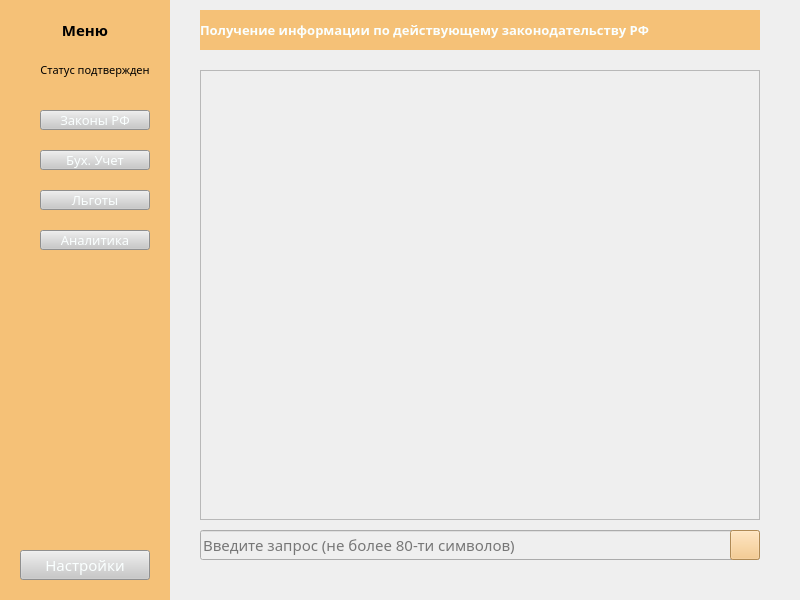
<?xml version="1.0" encoding="UTF-8"?>
<ui version="4.0">
 <class>Form</class>
 <widget class="QWidget" name="Form">
  <property name="geometry">
   <rect>
    <x>0</x>
    <y>0</y>
    <width>800</width>
    <height>600</height>
   </rect>
  </property>
  <property name="sizePolicy">
   <sizepolicy hsizetype="Fixed" vsizetype="Fixed">
    <horstretch>0</horstretch>
    <verstretch>0</verstretch>
   </sizepolicy>
  </property>
  <property name="maximumSize">
   <size>
    <width>800</width>
    <height>600</height>
   </size>
  </property>
  <property name="windowTitle">
   <string>Appsistant.team</string>
  </property>
  <property name="styleSheet">
   <string notr="true">background-color: rgb(239, 239, 239);</string>
  </property>
  <widget class="QLabel" name="chatRequestName">
   <property name="geometry">
    <rect>
     <x>200</x>
     <y>10</y>
     <width>560</width>
     <height>40</height>
    </rect>
   </property>
   <property name="font">
    <font>
     <family>MS Reference Sans Serif</family>
     <pointsize>10</pointsize>
     <weight>75</weight>
     <bold>true</bold>
    </font>
   </property>
   <property name="styleSheet">
    <string notr="true">background-color: rgb(245, 193, 119);
color: rgb(250, 255, 255);</string>
   </property>
   <property name="text">
    <string notr="true">Получение информации по действующему законодательству РФ</string>
   </property>
   <property name="margin">
    <number>6</number>
   </property>
   <property name="textInteractionFlags">
    <set>Qt::LinksAccessibleByMouse|Qt::TextEditable</set>
   </property>
  </widget>
  <widget class="QLineEdit" name="stringInput">
   <property name="geometry">
    <rect>
     <x>200</x>
     <y>530</y>
     <width>560</width>
     <height>30</height>
    </rect>
   </property>
   <property name="font">
    <font>
     <family>MS Reference Sans Serif</family>
     <pointsize>11</pointsize>
    </font>
   </property>
   <property name="maxLength">
    <number>80</number>
   </property>
   <property name="placeholderText">
    <string>Введите запрос (не более 80-ти символов)</string>
   </property>
  </widget>
  <widget class="QPushButton" name="btnStringInput">
   <property name="geometry">
    <rect>
     <x>730</x>
     <y>530</y>
     <width>30</width>
     <height>30</height>
    </rect>
   </property>
   <property name="styleSheet">
    <string notr="true">background-color: rgb(245, 193, 119);
color: rgb(250, 255, 255);</string>
   </property>
   <property name="text">
    <string/>
   </property>
   <property name="icon">
    <iconset resource="materials/icons.qrc">
     <normaloff>:/materials/subdirectory_arrow_left_FILL0_wght400_GRAD0_opsz48.svg</normaloff>:/materials/subdirectory_arrow_left_FILL0_wght400_GRAD0_opsz48.svg</iconset>
   </property>
  </widget>
  <widget class="QLabel" name="label">
   <property name="geometry">
    <rect>
     <x>0</x>
     <y>0</y>
     <width>170</width>
     <height>600</height>
    </rect>
   </property>
   <property name="sizePolicy">
    <sizepolicy hsizetype="Fixed" vsizetype="Fixed">
     <horstretch>0</horstretch>
     <verstretch>0</verstretch>
    </sizepolicy>
   </property>
   <property name="styleSheet">
    <string notr="true">background-color: rgb(245, 193, 119);
</string>
   </property>
   <property name="text">
    <string/>
   </property>
  </widget>
  <widget class="QLabel" name="menuName">
   <property name="geometry">
    <rect>
     <x>10</x>
     <y>20</y>
     <width>150</width>
     <height>20</height>
    </rect>
   </property>
   <property name="sizePolicy">
    <sizepolicy hsizetype="Fixed" vsizetype="Fixed">
     <horstretch>0</horstretch>
     <verstretch>0</verstretch>
    </sizepolicy>
   </property>
   <property name="font">
    <font>
     <family>MS Reference Sans Serif</family>
     <pointsize>11</pointsize>
     <weight>75</weight>
     <bold>true</bold>
    </font>
   </property>
   <property name="layoutDirection">
    <enum>Qt::RightToLeft</enum>
   </property>
   <property name="autoFillBackground">
    <bool>false</bool>
   </property>
   <property name="styleSheet">
    <string notr="true">background-color: rgb(245, 193, 119);
</string>
   </property>
   <property name="text">
    <string>Меню</string>
   </property>
   <property name="alignment">
    <set>Qt::AlignCenter</set>
   </property>
  </widget>
  <widget class="QLabel" name="namePerson">
   <property name="geometry">
    <rect>
     <x>30</x>
     <y>60</y>
     <width>130</width>
     <height>20</height>
    </rect>
   </property>
   <property name="font">
    <font>
     <family>MS Reference Sans Serif</family>
     <pointsize>8</pointsize>
     <weight>50</weight>
     <bold>false</bold>
    </font>
   </property>
   <property name="styleSheet">
    <string notr="true">background-color: rgb(245, 193, 119);
</string>
   </property>
   <property name="frameShape">
    <enum>QFrame::NoFrame</enum>
   </property>
   <property name="text">
    <string>Статус подтвержден</string>
   </property>
   <property name="alignment">
    <set>Qt::AlignCenter</set>
   </property>
   <property name="wordWrap">
    <bool>false</bool>
   </property>
   <property name="openExternalLinks">
    <bool>true</bool>
   </property>
   <property name="textInteractionFlags">
    <set>Qt::TextEditable</set>
   </property>
  </widget>
  <widget class="QPushButton" name="btnChatOne">
   <property name="geometry">
    <rect>
     <x>40</x>
     <y>110</y>
     <width>110</width>
     <height>20</height>
    </rect>
   </property>
   <property name="font">
    <font>
     <family>MS Reference Sans Serif</family>
     <pointsize>10</pointsize>
     <weight>50</weight>
     <bold>false</bold>
    </font>
   </property>
   <property name="styleSheet">
    <string notr="true">background-color: rgb(200, 200, 200);
color: rgb(250, 255, 255);
</string>
   </property>
   <property name="text">
    <string>Законы РФ</string>
   </property>
  </widget>
  <widget class="QLabel" name="chatIconOne">
   <property name="geometry">
    <rect>
     <x>10</x>
     <y>110</y>
     <width>20</width>
     <height>20</height>
    </rect>
   </property>
   <property name="styleSheet">
    <string notr="true">background-color: rgb(245, 193, 119);
</string>
   </property>
   <property name="pixmap">
    <pixmap resource="materials/icons.qrc">:/materials/counter_1_FILL0_wght400_GRAD0_opsz48.svg</pixmap>
   </property>
   <property name="scaledContents">
    <bool>true</bool>
   </property>
  </widget>
  <widget class="QPushButton" name="btnChatTwo">
   <property name="geometry">
    <rect>
     <x>40</x>
     <y>150</y>
     <width>110</width>
     <height>20</height>
    </rect>
   </property>
   <property name="font">
    <font>
     <family>MS Reference Sans Serif</family>
     <pointsize>10</pointsize>
     <weight>50</weight>
     <bold>false</bold>
    </font>
   </property>
   <property name="styleSheet">
    <string notr="true">background-color: rgb(200, 200, 200);
color: rgb(250, 255, 255);
</string>
   </property>
   <property name="text">
    <string>Бух. Учет</string>
   </property>
  </widget>
  <widget class="QLabel" name="chatIconTwo">
   <property name="geometry">
    <rect>
     <x>10</x>
     <y>150</y>
     <width>20</width>
     <height>20</height>
    </rect>
   </property>
   <property name="styleSheet">
    <string notr="true">background-color: rgb(245, 193, 119);
</string>
   </property>
   <property name="pixmap">
    <pixmap resource="materials/icons.qrc">:/materials/counter_2_FILL0_wght400_GRAD0_opsz48.svg</pixmap>
   </property>
   <property name="scaledContents">
    <bool>true</bool>
   </property>
  </widget>
  <widget class="QPushButton" name="btnChatThree">
   <property name="geometry">
    <rect>
     <x>40</x>
     <y>190</y>
     <width>110</width>
     <height>20</height>
    </rect>
   </property>
   <property name="font">
    <font>
     <family>MS Reference Sans Serif</family>
     <pointsize>10</pointsize>
     <weight>50</weight>
     <bold>false</bold>
    </font>
   </property>
   <property name="styleSheet">
    <string notr="true">background-color: rgb(200, 200, 200);
color: rgb(250, 255, 255);
</string>
   </property>
   <property name="text">
    <string>Льготы</string>
   </property>
   <property name="checkable">
    <bool>false</bool>
   </property>
  </widget>
  <widget class="QLabel" name="chatIconThree">
   <property name="geometry">
    <rect>
     <x>10</x>
     <y>190</y>
     <width>20</width>
     <height>20</height>
    </rect>
   </property>
   <property name="styleSheet">
    <string notr="true">background-color: rgb(245, 193, 119);
</string>
   </property>
   <property name="pixmap">
    <pixmap resource="materials/icons.qrc">:/materials/counter_3_FILL0_wght400_GRAD0_opsz48.svg</pixmap>
   </property>
   <property name="scaledContents">
    <bool>true</bool>
   </property>
  </widget>
  <widget class="QPushButton" name="btnChatFour">
   <property name="geometry">
    <rect>
     <x>40</x>
     <y>230</y>
     <width>110</width>
     <height>20</height>
    </rect>
   </property>
   <property name="font">
    <font>
     <family>MS Reference Sans Serif</family>
     <pointsize>10</pointsize>
     <weight>50</weight>
     <bold>false</bold>
    </font>
   </property>
   <property name="styleSheet">
    <string notr="true">background-color: rgb(200, 200, 200);
color: rgb(250, 255, 255);
</string>
   </property>
   <property name="text">
    <string>Аналитика</string>
   </property>
  </widget>
  <widget class="QLabel" name="chatIconFour">
   <property name="geometry">
    <rect>
     <x>10</x>
     <y>230</y>
     <width>20</width>
     <height>20</height>
    </rect>
   </property>
   <property name="styleSheet">
    <string notr="true">background-color: rgb(245, 193, 119);
</string>
   </property>
   <property name="pixmap">
    <pixmap resource="materials/icons.qrc">:/materials/counter_4_FILL0_wght400_GRAD0_opsz48.svg</pixmap>
   </property>
   <property name="scaledContents">
    <bool>true</bool>
   </property>
  </widget>
  <widget class="QLabel" name="iconPerson">
   <property name="geometry">
    <rect>
     <x>10</x>
     <y>60</y>
     <width>20</width>
     <height>20</height>
    </rect>
   </property>
   <property name="styleSheet">
    <string notr="true">background-color: rgb(245, 193, 119);
</string>
   </property>
   <property name="pixmap">
    <pixmap resource="materials/icons.qrc">:/materials/person_FILL0_wght400_GRAD0_opsz48.svg</pixmap>
   </property>
   <property name="scaledContents">
    <bool>true</bool>
   </property>
  </widget>
  <widget class="QPushButton" name="btnSettings">
   <property name="geometry">
    <rect>
     <x>20</x>
     <y>550</y>
     <width>130</width>
     <height>30</height>
    </rect>
   </property>
   <property name="font">
    <font>
     <family>MS Reference Sans Serif</family>
     <pointsize>11</pointsize>
     <weight>50</weight>
     <bold>false</bold>
    </font>
   </property>
   <property name="styleSheet">
    <string notr="true">background-color: rgb(200, 200, 200);
color: rgb(250, 255, 255);
</string>
   </property>
   <property name="text">
    <string>Настройки</string>
   </property>
   <property name="icon">
    <iconset resource="materials/icons.qrc">
     <normaloff>:/materials/settings_FILL0_wght400_GRAD0_opsz48.svg</normaloff>:/materials/settings_FILL0_wght400_GRAD0_opsz48.svg</iconset>
   </property>
   <property name="iconSize">
    <size>
     <width>20</width>
     <height>20</height>
    </size>
   </property>
  </widget>
  <widget class="QScrollArea" name="scrollChat">
   <property name="geometry">
    <rect>
     <x>200</x>
     <y>70</y>
     <width>560</width>
     <height>450</height>
    </rect>
   </property>
   <property name="widgetResizable">
    <bool>true</bool>
   </property>
   <widget class="QWidget" name="scrollChatWidgetContents_2">
    <property name="geometry">
     <rect>
      <x>0</x>
      <y>0</y>
      <width>558</width>
      <height>448</height>
     </rect>
    </property>
    <property name="minimumSize">
     <size>
      <width>558</width>
      <height>0</height>
     </size>
    </property>
   </widget>
  </widget>
 </widget>
 <resources>
  <include location="materials/icons.qrc"/>
 </resources>
 <connections/>
</ui>
